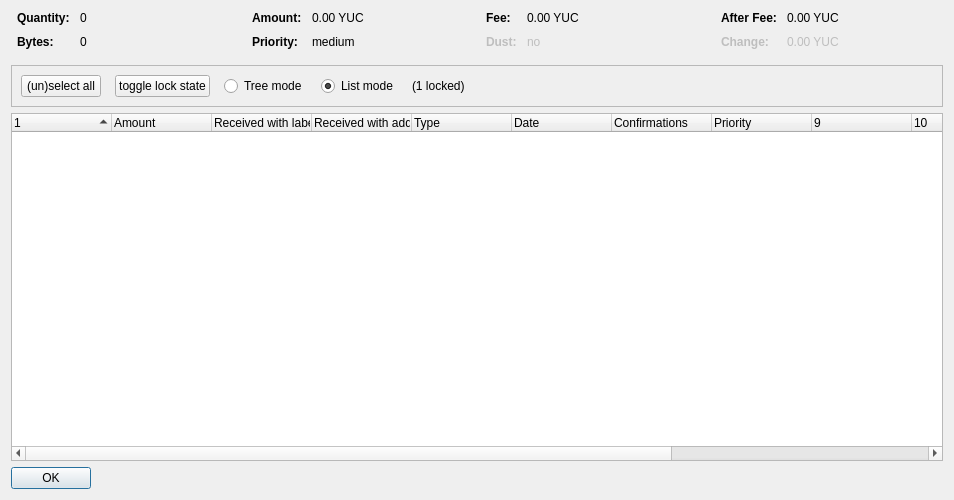
<?xml version="1.0" encoding="UTF-8"?>
<ui version="4.0">
 <class>CoinControlDialog</class>
 <widget class="QDialog" name="CoinControlDialog">
  <property name="geometry">
   <rect>
    <x>0</x>
    <y>0</y>
    <width>954</width>
    <height>500</height>
   </rect>
  </property>
  <property name="windowTitle">
   <string>Coin Selection</string>
  </property>
  <layout class="QVBoxLayout" name="verticalLayout">
   <item>
    <layout class="QHBoxLayout" name="horizontalLayoutTop" stretch="0,0,0,0">
     <property name="topMargin">
      <number>0</number>
     </property>
     <property name="bottomMargin">
      <number>10</number>
     </property>
     <item>
      <layout class="QFormLayout" name="formLayoutCoinControl1">
       <property name="horizontalSpacing">
        <number>10</number>
       </property>
       <property name="verticalSpacing">
        <number>10</number>
       </property>
       <property name="leftMargin">
        <number>6</number>
       </property>
       <property name="rightMargin">
        <number>6</number>
       </property>
       <item row="0" column="0">
        <widget class="QLabel" name="labelCoinControlQuantityText">
         <property name="font">
          <font>
           <weight>75</weight>
           <bold>true</bold>
          </font>
         </property>
         <property name="text">
          <string>Quantity:</string>
         </property>
        </widget>
       </item>
       <item row="0" column="1">
        <widget class="QLabel" name="labelCoinControlQuantity">
         <property name="cursor">
          <cursorShape>IBeamCursor</cursorShape>
         </property>
         <property name="contextMenuPolicy">
          <enum>Qt::ActionsContextMenu</enum>
         </property>
         <property name="text">
          <string notr="true">0</string>
         </property>
         <property name="textInteractionFlags">
          <set>Qt::LinksAccessibleByMouse|Qt::TextSelectableByKeyboard|Qt::TextSelectableByMouse</set>
         </property>
        </widget>
       </item>
       <item row="1" column="0">
        <widget class="QLabel" name="labelCoinControlBytesText">
         <property name="font">
          <font>
           <weight>75</weight>
           <bold>true</bold>
          </font>
         </property>
         <property name="text">
          <string>Bytes:</string>
         </property>
        </widget>
       </item>
       <item row="1" column="1">
        <widget class="QLabel" name="labelCoinControlBytes">
         <property name="cursor">
          <cursorShape>IBeamCursor</cursorShape>
         </property>
         <property name="contextMenuPolicy">
          <enum>Qt::ActionsContextMenu</enum>
         </property>
         <property name="text">
          <string notr="true">0</string>
         </property>
         <property name="textInteractionFlags">
          <set>Qt::LinksAccessibleByMouse|Qt::TextSelectableByKeyboard|Qt::TextSelectableByMouse</set>
         </property>
        </widget>
       </item>
      </layout>
     </item>
     <item>
      <layout class="QFormLayout" name="formLayoutCoinControl2">
       <property name="horizontalSpacing">
        <number>10</number>
       </property>
       <property name="verticalSpacing">
        <number>10</number>
       </property>
       <property name="leftMargin">
        <number>6</number>
       </property>
       <property name="rightMargin">
        <number>6</number>
       </property>
       <item row="0" column="0">
        <widget class="QLabel" name="labelCoinControlAmountText">
         <property name="font">
          <font>
           <weight>75</weight>
           <bold>true</bold>
          </font>
         </property>
         <property name="text">
          <string>Amount:</string>
         </property>
        </widget>
       </item>
       <item row="0" column="1">
        <widget class="QLabel" name="labelCoinControlAmount">
         <property name="cursor">
          <cursorShape>IBeamCursor</cursorShape>
         </property>
         <property name="contextMenuPolicy">
          <enum>Qt::ActionsContextMenu</enum>
         </property>
         <property name="text">
          <string notr="true">0.00 YUC</string>
         </property>
         <property name="textInteractionFlags">
          <set>Qt::LinksAccessibleByMouse|Qt::TextSelectableByKeyboard|Qt::TextSelectableByMouse</set>
         </property>
        </widget>
       </item>
       <item row="1" column="0">
        <widget class="QLabel" name="labelCoinControlPriorityText">
         <property name="font">
          <font>
           <weight>75</weight>
           <bold>true</bold>
          </font>
         </property>
         <property name="text">
          <string>Priority:</string>
         </property>
        </widget>
       </item>
       <item row="1" column="1">
        <widget class="QLabel" name="labelCoinControlPriority">
         <property name="cursor">
          <cursorShape>IBeamCursor</cursorShape>
         </property>
         <property name="contextMenuPolicy">
          <enum>Qt::ActionsContextMenu</enum>
         </property>
         <property name="text">
          <string>medium</string>
         </property>
         <property name="textInteractionFlags">
          <set>Qt::LinksAccessibleByMouse|Qt::TextSelectableByKeyboard|Qt::TextSelectableByMouse</set>
         </property>
        </widget>
       </item>
      </layout>
     </item>
     <item>
      <layout class="QFormLayout" name="formLayoutCoinControl3">
       <property name="horizontalSpacing">
        <number>10</number>
       </property>
       <property name="verticalSpacing">
        <number>10</number>
       </property>
       <property name="leftMargin">
        <number>6</number>
       </property>
       <property name="rightMargin">
        <number>6</number>
       </property>
       <item row="0" column="0">
        <widget class="QLabel" name="labelCoinControlFeeText">
         <property name="font">
          <font>
           <weight>75</weight>
           <bold>true</bold>
          </font>
         </property>
         <property name="text">
          <string>Fee:</string>
         </property>
        </widget>
       </item>
       <item row="0" column="1">
        <widget class="QLabel" name="labelCoinControlFee">
         <property name="cursor">
          <cursorShape>IBeamCursor</cursorShape>
         </property>
         <property name="contextMenuPolicy">
          <enum>Qt::ActionsContextMenu</enum>
         </property>
         <property name="text">
          <string notr="true">0.00 YUC</string>
         </property>
         <property name="textInteractionFlags">
          <set>Qt::LinksAccessibleByMouse|Qt::TextSelectableByKeyboard|Qt::TextSelectableByMouse</set>
         </property>
        </widget>
       </item>
       <item row="1" column="0">
        <widget class="QLabel" name="labelCoinControlLowOutputText">
         <property name="enabled">
          <bool>false</bool>
         </property>
         <property name="font">
          <font>
           <weight>75</weight>
           <bold>true</bold>
          </font>
         </property>
         <property name="text">
          <string>Dust:</string>
         </property>
        </widget>
       </item>
       <item row="1" column="1">
        <widget class="QLabel" name="labelCoinControlLowOutput">
         <property name="enabled">
          <bool>false</bool>
         </property>
         <property name="cursor">
          <cursorShape>IBeamCursor</cursorShape>
         </property>
         <property name="contextMenuPolicy">
          <enum>Qt::ActionsContextMenu</enum>
         </property>
         <property name="text">
          <string>no</string>
         </property>
         <property name="textInteractionFlags">
          <set>Qt::LinksAccessibleByMouse|Qt::TextSelectableByKeyboard|Qt::TextSelectableByMouse</set>
         </property>
        </widget>
       </item>
      </layout>
     </item>
     <item>
      <layout class="QFormLayout" name="formLayoutCoinControl4">
       <property name="horizontalSpacing">
        <number>10</number>
       </property>
       <property name="verticalSpacing">
        <number>10</number>
       </property>
       <property name="leftMargin">
        <number>6</number>
       </property>
       <property name="rightMargin">
        <number>6</number>
       </property>
       <item row="0" column="0">
        <widget class="QLabel" name="labelCoinControlAfterFeeText">
         <property name="font">
          <font>
           <weight>75</weight>
           <bold>true</bold>
          </font>
         </property>
         <property name="text">
          <string>After Fee:</string>
         </property>
        </widget>
       </item>
       <item row="0" column="1">
        <widget class="QLabel" name="labelCoinControlAfterFee">
         <property name="cursor">
          <cursorShape>IBeamCursor</cursorShape>
         </property>
         <property name="contextMenuPolicy">
          <enum>Qt::ActionsContextMenu</enum>
         </property>
         <property name="text">
          <string notr="true">0.00 YUC</string>
         </property>
         <property name="textInteractionFlags">
          <set>Qt::LinksAccessibleByMouse|Qt::TextSelectableByKeyboard|Qt::TextSelectableByMouse</set>
         </property>
        </widget>
       </item>
       <item row="1" column="0">
        <widget class="QLabel" name="labelCoinControlChangeText">
         <property name="enabled">
          <bool>false</bool>
         </property>
         <property name="font">
          <font>
           <weight>75</weight>
           <bold>true</bold>
          </font>
         </property>
         <property name="text">
          <string>Change:</string>
         </property>
        </widget>
       </item>
       <item row="1" column="1">
        <widget class="QLabel" name="labelCoinControlChange">
         <property name="enabled">
          <bool>false</bool>
         </property>
         <property name="cursor">
          <cursorShape>IBeamCursor</cursorShape>
         </property>
         <property name="contextMenuPolicy">
          <enum>Qt::ActionsContextMenu</enum>
         </property>
         <property name="text">
          <string notr="true">0.00 YUC</string>
         </property>
         <property name="textInteractionFlags">
          <set>Qt::LinksAccessibleByMouse|Qt::TextSelectableByKeyboard|Qt::TextSelectableByMouse</set>
         </property>
        </widget>
       </item>
      </layout>
     </item>
    </layout>
   </item>
   <item>
    <widget class="QFrame" name="frame">
     <property name="minimumSize">
      <size>
       <width>0</width>
       <height>40</height>
      </size>
     </property>
     <property name="frameShape">
      <enum>QFrame::StyledPanel</enum>
     </property>
     <property name="frameShadow">
      <enum>QFrame::Sunken</enum>
     </property>
     <layout class="QHBoxLayout" name="horizontalLayout">
      <item>
       <layout class="QHBoxLayout" name="horizontalLayoutPanel" stretch="0,0,0,0,0,0">
        <property name="spacing">
         <number>14</number>
        </property>
        <item>
         <widget class="QPushButton" name="pushButtonSelectAll">
          <property name="sizePolicy">
           <sizepolicy hsizetype="Maximum" vsizetype="Fixed">
            <horstretch>0</horstretch>
            <verstretch>0</verstretch>
           </sizepolicy>
          </property>
          <property name="text">
           <string>(un)select all</string>
          </property>
          <property name="autoDefault">
           <bool>false</bool>
          </property>
         </widget>
        </item>
        <item>
         <widget class="QPushButton" name="pushButtonToggleLock">
          <property name="sizePolicy">
           <sizepolicy hsizetype="Maximum" vsizetype="Fixed">
            <horstretch>0</horstretch>
            <verstretch>0</verstretch>
           </sizepolicy>
          </property>
          <property name="text">
           <string>toggle lock state</string>
          </property>
          <property name="autoDefault">
           <bool>false</bool>
          </property>
         </widget>
        </item>
        <item>
         <widget class="QRadioButton" name="radioTreeMode">
          <property name="sizePolicy">
           <sizepolicy hsizetype="Maximum" vsizetype="Fixed">
            <horstretch>0</horstretch>
            <verstretch>0</verstretch>
           </sizepolicy>
          </property>
          <property name="text">
           <string>Tree mode</string>
          </property>
         </widget>
        </item>
        <item>
         <widget class="QRadioButton" name="radioListMode">
          <property name="sizePolicy">
           <sizepolicy hsizetype="Maximum" vsizetype="Fixed">
            <horstretch>0</horstretch>
            <verstretch>0</verstretch>
           </sizepolicy>
          </property>
          <property name="text">
           <string>List mode</string>
          </property>
          <property name="checked">
           <bool>true</bool>
          </property>
         </widget>
        </item>
        <item>
         <widget class="QLabel" name="labelLocked">
          <property name="text">
           <string>(1 locked)</string>
          </property>
         </widget>
        </item>
        <item>
         <spacer name="horizontalSpacer">
          <property name="orientation">
           <enum>Qt::Horizontal</enum>
          </property>
          <property name="sizeHint" stdset="0">
           <size>
            <width>40</width>
            <height>20</height>
           </size>
          </property>
         </spacer>
        </item>
       </layout>
      </item>
     </layout>
    </widget>
   </item>
   <item>
    <widget class="CoinControlTreeWidget" name="treeWidget">
     <property name="contextMenuPolicy">
      <enum>Qt::CustomContextMenu</enum>
     </property>
     <property name="sortingEnabled">
      <bool>false</bool>
     </property>
     <property name="columnCount">
      <number>13</number>
     </property>
     <attribute name="headerShowSortIndicator" stdset="0">
      <bool>true</bool>
     </attribute>
     <attribute name="headerStretchLastSection">
      <bool>false</bool>
     </attribute>
     <column>
      <property name="text">
       <string/>
      </property>
     </column>
     <column>
      <property name="text">
       <string>Amount</string>
      </property>
     </column>
     <column>
      <property name="text">
       <string>Received with label</string>
      </property>
     </column>
     <column>
      <property name="text">
       <string>Received with address</string>
      </property>
     </column>
     <column>
      <property name="text">
	<string>Type</string>
      </property>
     </column>
     <column>
      <property name="text">	 
       <string>Date</string>
      </property>
     </column>
     <column>
      <property name="text">
       <string>Confirmations</string>
      </property>
      <property name="toolTip">
       <string>Confirmed</string>
      </property>
     </column>
     <column>
      <property name="text">
       <string>Priority</string>
      </property>
     </column>
     <column>
      <property name="text">
       <string/>
      </property>
     </column>
     <column>
      <property name="text">
       <string/>
      </property>
     </column>
     <column>
      <property name="text">
       <string/>
      </property>
     </column>
     <column>
      <property name="text">
       <string/>
      </property>
     </column>
     <column>
      <property name="text">
       <string/>
      </property>
     </column>
    </widget>
   </item>
   <item>
    <widget class="QDialogButtonBox" name="buttonBox">
     <property name="sizePolicy">
      <sizepolicy hsizetype="Maximum" vsizetype="Fixed">
       <horstretch>0</horstretch>
       <verstretch>0</verstretch>
      </sizepolicy>
     </property>
     <property name="orientation">
      <enum>Qt::Horizontal</enum>
     </property>
     <property name="standardButtons">
      <set>QDialogButtonBox::Ok</set>
     </property>
    </widget>
   </item>
  </layout>
 </widget>
 <customwidgets>
  <customwidget>
   <class>CoinControlTreeWidget</class>
   <extends>QTreeWidget</extends>
   <header>coincontroltreewidget.h</header>
  </customwidget>
 </customwidgets>
 <resources/>
 <connections/>
</ui>
